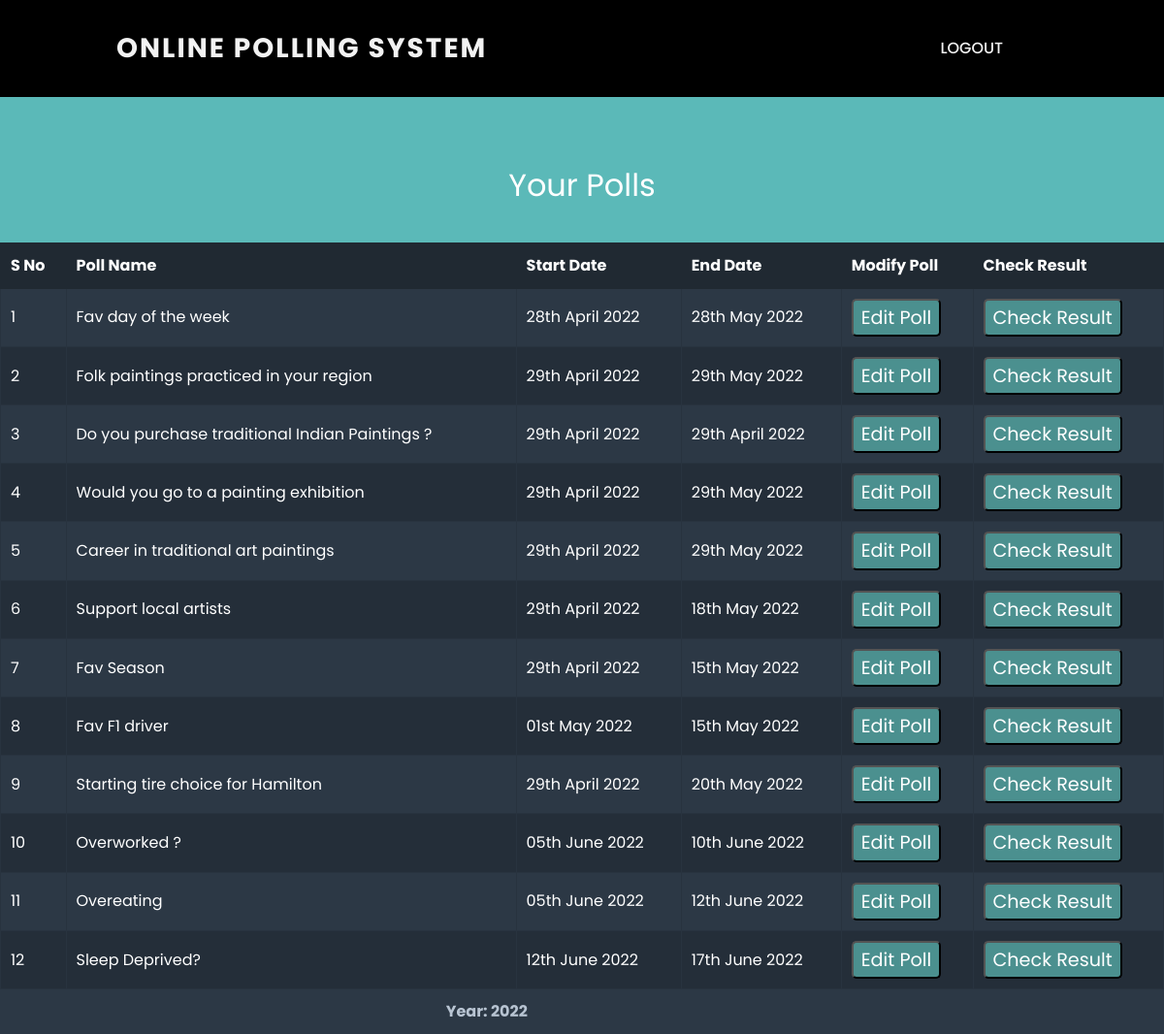
/your_polls (signed in), run on the app's committed database.
### tables this page shows
CREATE TABLE poll_data (
                pollid INTEGER PRIMARY KEY AUTOINCREMENT,
                owner INTEGER NOT NULL,
                pollname VARCHAR(30) NOT NULL,
                quest VARCHAR(300) NOT NULL,
                op1 VARCHAR(50) NOT NULL,
                op2 VARCHAR(50) NOT NULL,
                op3 VARCHAR(50),
                op4 VARCHAR(50),
                op5 VARCHAR(50),
                op6 VARCHAR(50),
                op7 VARCHAR(50),
                op8 VARCHAR(50)
                );

### app.py (the view)
@app.route("/your_polls", methods=["GET", "POST"])
@login_required
def your_polls():
    conn = sqlite3.connect('Voting_database.db')
    c = conn.cursor()
    if request.method == "POST":
        val_0 = request.form.get("part")
        val_1 = request.form.get("res")
        if val_0:
            poll_id = val_0
            c.execute("""SELECT no_of_options FROM poll_filters WHERE pollid = :p""", {"p": poll_id})
            option_count = c.fetchone()[0]
            c.execute("""SELECT * FROM poll_data WHERE pollid = :p """, {"p": poll_id})
            row = c.fetchone()
            conn.commit()
            return render_template("participate.html", arr=row, n=option_count)
        else:
            poll_id = int(val_1)
            c.execute("""SELECT no_of_options FROM poll_filters WHERE pollid = :p""", {"p": poll_id})
            option_count = c.fetchone()[0]
            c.execute("""SELECT * FROM poll_results JOIN poll_data USING (pollid) WHERE pollid = :p """, {"p": poll_id})
            row = c.fetchone()
            conn.commit()
            return redirect("/results", poll_id)
    else:
        c.execute("""SELECT pollid from poll_data WHERE owner == :o""", {"o": session["user_id"]})
        poll_id = c.fetchall()
        poll_name = []
        poll_dates = []
        for idx in poll_id:
            c.execute("""SELECT pollname from poll_data WHERE pollid == :p""", {"p": idx[0]})
            poll_name.append(c.fetchone())
            c.execute("""SELECT start, end from poll_filters WHERE pollid == :p""", {"p": idx[0]})
            poll_dates.append(c.fetchone())
        final_data = []
        for i in range(len(poll_dates)):
            data = [poll_id[i][0], poll_name[i][0], convert_date(poll_dates[i][0]), convert_date(poll_dates[i][1])]
            if is_in_past(poll_dates[i][0]):
                data.append(0)
            else:
                data.append(1)
            final_data.append(data)
        print(final_data)
        del poll_id
        del poll_name
        del poll_dates
        return render_template("your_polls.html", data=final_data, n=len(final_data))

### app.py (called while the page is built)
@app.after_request
def after_request(response):
    response.headers["Cache-Control"] = "no-cache, no-store, must-revalidate"
    response.headers["Expires"] = 0
    response.headers["Pragma"] = "no-cache"
    return response

def login_required(f):
    @wraps(f)
    def decorated_function(*args, **kwargs):
        if session.get("user_id") is None:
            return redirect("/login")
        return f(*args, **kwargs)
    return decorated_function

### helper.py (called while the page is built)
def convert_date(d):
    res = d[8] + d[9]
    months_string = ['January', 'February', 'March', 'April', 'May', 'June', 'July', 'August', 'September', 'October',
                     'November', 'December']
    ordinal_string = ['st', 'nd', 'th']
    if int(d[8] + d[9]) == 1:
        res += 'st '
    elif int(d[8] + d[9]) == 2:
        res += 'nd '
    else:
        res += "th "
    res += months_string[int(d[5] + d[6]) - 1]
    res += (" " + d[0] + d[1] + d[2] + d[3])
    return res

def is_in_past(val):
    d = int(val[8] + val[9])
    m = int(val[5] + val[6])
    y = int(val[0] + val[1] + val[2] + val[3])
    curr_date = date.today()
    val1 = str(curr_date.strftime("%Y/%m/%d"))
    cd = int(val1[8] + val1[9])
    cm = int(val1[5] + val1[6])
    cy = int(val1[0] + val1[1] + val1[2] + val1[3])
    if cy > y:
        return 1
    elif cy < y:
        return 0
    if cm > m:
        return 1
    elif cm < m:
        return 0
    if cd > d:
        return 1
    elif cd < d:
        return 0
    return 0

### Templates/your_polls.html (shortened to what this page needs)
{% extends "layout.html" %}
{% block title %}
    <link rel="stylesheet" href="https://cdnjs.cloudflare.com/ajax/libs/normalize/5.0.0/normalize.min.css">
    <link rel="stylesheet" href="static/view_polls/style.css">
{% endblock %}
{% block main %}
<section style = "display: block;
    background-color: #5BB9B8;
    height:150px;
    padding:65px;
    font-size: 2em;
    margin-inline-start: 0px;
    margin-inline-end: 0px;
    text-align: center;">
    Your Polls
</section>
    <form action = "/private_polls" method="POST">
        <main>
            <table>
                <thead>
                    <tr>
                        <th> S No </th>
                        <th> Poll Name</th>
                        <th>Start Date</th>
                        <th>End Date</th>
                        <th>Modify Poll</th>
                        <th>Check Result</th>
                    </tr>
                </thead>
                <tfoot>
                    <tr>
                        <th colspan='5'>
                          Year: 2022
                        </th>
                    </tr>
                </tfoot>
                <tbody>
                    {% for i in range(n) %}
                    <tr>
                        <td> {{ i+1 }} </td>
                        <td> {{ data[i][1] }} </td>
                        <td> {{ data[i][2] }} </td>
                        <td> {{ data[i][3] }} </td>
                        <td class='select'>
                            <button value='{{ data[i][0] }}' name="part" type="submit" class="button">Edit Poll</button>
                        </td>
                        <td class='select'>
                            <button value='{{ data[i][0] }}' name="res" type="submit" class="button">Check Result</button>
                        </td>
                    </tr>
                  {% endfor %}
                </tbody>
            </table>
        </main>
    </form>
{% endblock %}

### static/layout_styles.css (style rules this page uses)
html, body { margin:0; font-family: 'Poppins', sans-serif !important; font-weight: 400 !important; background-color: #fff ; font-size: 16px !important; -ms-text-size-adjust: 100% !important; -webkit-font-smoothing: antialiased !important; -moz-osx-font-smoothing: grayscale !important; height: 100%; width: 100%; }
button, input, optgroup, select, textarea { font-family: 'Poppins', sans-serif !important; font-size: 100%; line-height: 1.15; margin: 0; }

### static/view_polls/style.css (style rules this page uses)
* { box-sizing: border-box; }
html { font-size: 62.5%; background-color: #5BB9B8; }
body { height: 100%; width: 100%; background-color: #5BB9B8; line-height: 1.6; -webkit-font-smoothing: antialiased; color: #fff; font-size: 1.6rem; font-family: 'Lato', sans-serif; }
main { top:200px; background-color: #2C3845; }
table { display: block; }
tr, td, tbody, tfoot { display: block; }
thead { display: none; }
tr { padding-bottom: 10px; }
td { padding: 10px 10px 0; text-align: center; }
td:before { content: attr(data-title); color: #7a91aa; text-transform: uppercase; font-size: 1.4rem; padding-right: 10px; display: block; }
table { width: 100%; }
th { text-align: left; font-weight: 700; }
thead th { background-color: #202932; color: #fff; border: 1px solid #202932; }
tfoot th { display: block; padding: 10px; text-align: center; color: #b8c4d2; }
.button { line-height: 1; display: inline-block; font-size: 1.2rem; text-decoration: none; border-radius: 5px; color: #fff; padding: 8px; background-color: #4b908f; }
.select { padding-bottom: 20px; border-bottom: 1px solid #28333f; }
.select:before { display: none; }
@media (min-width: 460px) { td { text-align: left; } }
@media (min-width: 460px) { td:before { display: inline-block; text-align: right; width: 140px; } }
@media (min-width: 460px) { .select { padding-left: 160px; } }
@media (min-width: 720px) { table { display: table; } }
@media (min-width: 720px) { tr { display: table-row; } }
@media (min-width: 720px) { td, th { display: table-cell; } }
@media (min-width: 720px) { tbody { display: table-row-group; } }
@media (min-width: 720px) { thead { display: table-header-group; } }
@media (min-width: 720px) { tfoot { display: table-footer-group; } }
@media (min-width: 720px) { td { border: 1px solid #28333f; } }
@media (min-width: 720px) { td:before { display: none; } }
@media (min-width: 720px) { td, th { padding: 10px; } }
@media (min-width: 720px) { tr:nth-child(2n+2) td { background-color: #242e39; } }
@media (min-width: 720px) { tfoot th { display: table-cell; } }
@media (min-width: 720px) { .select { padding: 10px; } }

### data on the page
poll_data: pollname "Fav day of the week"
poll_data: pollname "Folk paintings practiced in your region"
poll_data: pollname "Do you purchase traditional Indian Paintings ?"
poll_data: pollname "Would you go to a painting exhibition"
poll_data: pollname "Career in traditional art paintings"
poll_data: pollname "Support local artists"
poll_data: pollname "Fav Season"
poll_data: pollname "Fav F1 driver"
poll_data: pollname "Starting tire choice for Hamilton"
poll_data: pollname "Overworked ?"
poll_data: pollname "Overeating"
poll_data: pollname "Sleep Deprived?"

### other printed values
{{ i+1 }} "1" "2" "3" "4" "5" "6" "7" "8" "9" "10" "11" "12"
{{ data[i][2] }} "28th April 2022" "29th April 2022" "29th April 2022" "29th April 2022" "29th April 2022" "29th April 2022" "29th April 2022" "01st May 2022" "29th April 2022" "05th June 2022" "05th June 2022" "12th June 2022"
{{ data[i][3] }} "28th May 2022" "29th May 2022" "29th April 2022" "29th May 2022" "29th May 2022" "18th May 2022" "15th May 2022" "15th May 2022" "20th May 2022" "10th June 2022" "12th June 2022" "17th June 2022"
